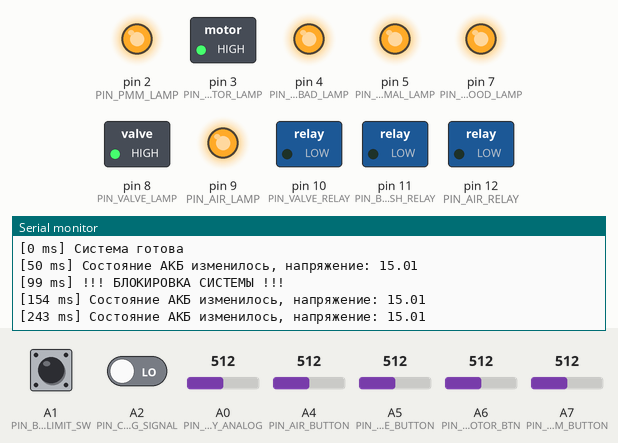
Recording of a sketch running on a simulated Arduino Nano, built with avr-gcc and run on an emulated ATmega328P. Shown: switched loads named in the sketch (green lamp = pin HIGH), output pins drawn as LEDs (lit = HIGH), the last lines printed to the serial monitor. Inputs (shaded band) come from the test bench; at power-on: A4 (PIN_AIR_BUTTON) = 512, A5 (PIN_VALVE_BUTTON) = 512, A6 (PIN_BRUSH_MOTOR_BTN) = 512, A1 (PIN_BRUSH_LIMIT_SW) LOW, A2 (PIN_CHARGING_SIGNAL) LOW, A0 (PIN_BATTERY_ANALOG) = 512, A7 (PIN_PMM_BUTTON) = 512.

Above: at 1.2 s.
1.3 s: A4 (PIN_AIR_BUTTON) set to 716
At 1.9 s:
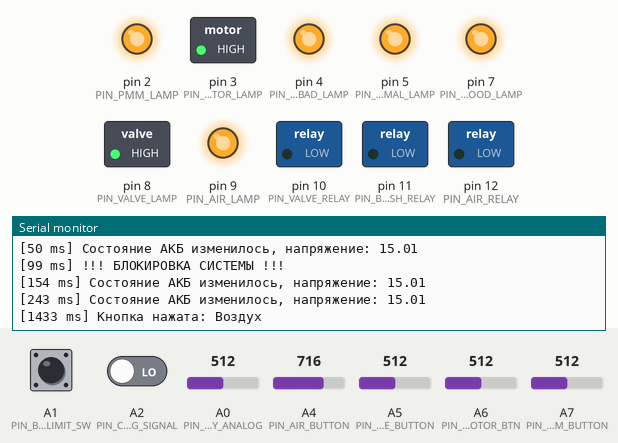
2.9 s: A5 (PIN_VALVE_BUTTON) set to 716
At 4.2 s:
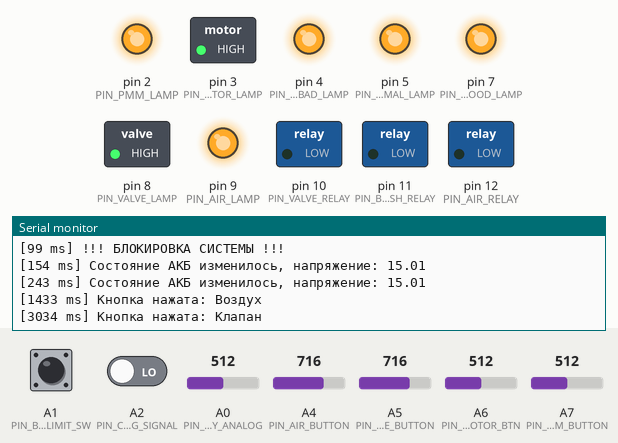
4.5 s: A6 (PIN_BRUSH_MOTOR_BTN) set to 716
At 5.6 s:
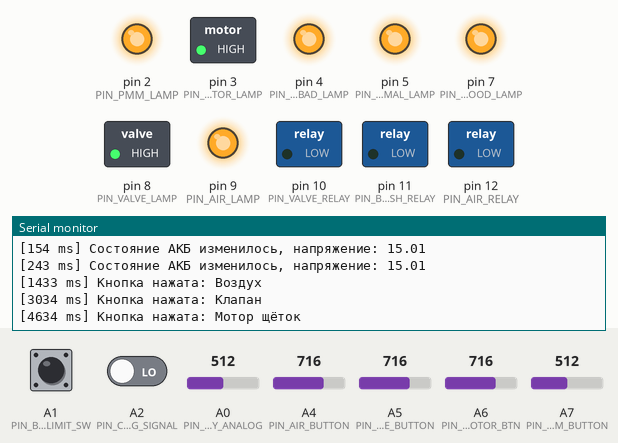
6.1 s: A1 (PIN_BRUSH_LIMIT_SW) pulled HIGH for 0.15 s
At 7.5 s:
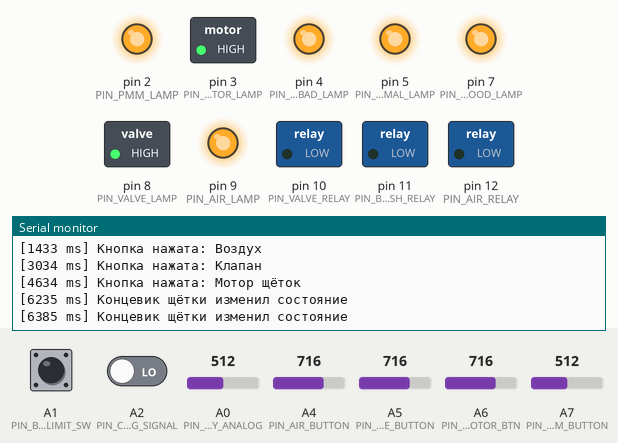
7.8 s: A2 (PIN_CHARGING_SIGNAL) driven HIGH
At 9.3 s:
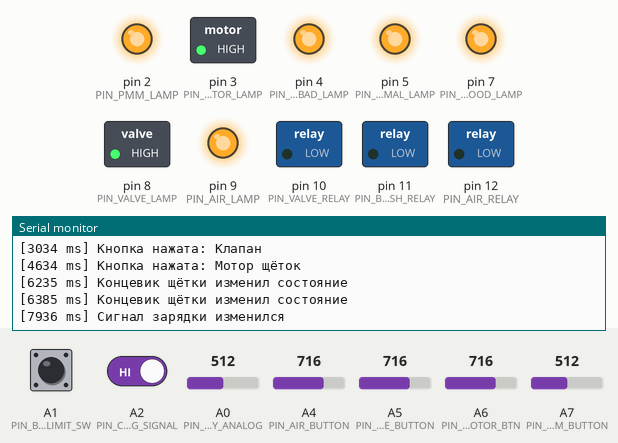

The sketch:

machine2.ino
```cpp
/*
 * Система управления машиной - Arduino Nano
 * Файл: machine2.ino
 *
 * Логика:
 * - Управление щетками (мотор), воздухом и клапаном.
 * - Мониторинг АКБ с гистерезисом и индикацией.
 * - Глобальная блокировка (низкий заряд, зарядка или выкл ПММ).
 * Входы:
 * - Кнопки (Воздух, Клапан, Мотор щёток, ПММ) читаются через analogRead(),
 *   нажатие = уровень > 512.
 * - Концевик (A1) и сигнал зарядки (A2) активны по LOW (0 = вкл).
 */

// --- Настройки логирования ---
const bool kDebugMode = true;  // Установите false, чтобы отключить логирование в Serial

// --- Определение пинов ---

// Входы
const int PIN_BATTERY_ANALOG = A0;      // Напряжение АКБ (0-30V)
const int PIN_BRUSH_LIMIT_SW = A1;      // Концевик "щётки опущены" (active LOW)
const int PIN_CHARGING_SIGNAL = A2;     // Сигнал зарядки (active LOW)
const int PIN_AIR_BUTTON = A4;          // Кнопка "Воздух" (toggle, >512 = нажата)
const int PIN_VALVE_BUTTON = A5;        // Кнопка "Клапан" (toggle, >512 = нажата)
const int PIN_BRUSH_MOTOR_BTN = A6;     // Кнопка "вкл двиг щёток" (toggle, >512)
const int PIN_PMM_BUTTON = A7;         // Кнопка "вкл ПММ" (toggle, >512)

// Выходы
const int PIN_PMM_LAMP = 2;             // Лампа "ПММ вкл"
const int PIN_BRUSH_MOTOR_LAMP = 3;     // Лампа "двигатель щёток вращается"
const int PIN_BAT_BAD_LAMP = 4;         // Лампа АКБ "Плохо"
const int PIN_BAT_NORMAL_LAMP = 5;      // Лампа АКБ "Нормально"
const int PIN_BAT_GOOD_LAMP = 7;        // Лампа АКБ "Хорошо"
const int PIN_VALVE_LAMP = 8;           // Лампа "Клапан"
const int PIN_AIR_LAMP = 9;             // Лампа "воздух"
const int PIN_VALVE_RELAY = 10;         // Реле Клапана
const int PIN_BRUSH_RELAY = 11;         // Реле Щёток (мотор)
const int PIN_AIR_RELAY = 12;           // Реле Воздуха

// --- Константы и пороги ---

const float VOLT_HIGH_THRESHOLD = 25.2;
const float VOLT_NORMAL_THRESHOLD = 23.0;
const float VOLT_LOW_THRESHOLD = 22.4;
const float HYSTERESIS = 0.3;

const unsigned long DEBOUNCE_DELAY = 50;
const unsigned long BLINK_INTERVAL = 1000;

// Фиксированный период выполнения loop (мс)
const unsigned long LOOP_PERIOD_MS = 50;

// Окно усреднения напряжения АКБ методом EMA (мс)
const unsigned long EMA_WINDOW_MS = 30000;

// Все кнопки (Воздух, Клапан, Мотор щёток, ПММ) читаются через analogRead().
// Если уровень > ANALOG_BUTTON_THRESHOLD - кнопка считается нажатой.
const int ANALOG_BUTTON_THRESHOLD = 512;

// Реле (PIN_VALVE_RELAY, PIN_BRUSH_RELAY, PIN_AIR_RELAY) работают в
// нормальной логике: LOW - выключено, HIGH - включено.
const int RELAY_ON = HIGH;
const int RELAY_OFF = LOW;

// Лампы работают в инверсной логике: LOW - включена, HIGH - выключена.
const int LAMP_ON = LOW;
const int LAMP_OFF = HIGH;

// Минимальная задержка между включением силовых выходов (реле), чтобы
// избежать скачка тока при почти одновременном нажатии кнопок.
const unsigned long MIN_STAGGER_MS = 1000;

// --- Глобальные переменные состояния ---

// Состояние АКБ
enum BatteryState { STATE_BAD, STATE_NORMAL_BLINK, STATE_NORMAL_SOLID, STATE_GOOD };
BatteryState eCurrentBatState = STATE_GOOD;
float fCurrentVoltage = 0.0;

// Флаги системы
bool bPmmOn = false;
bool bAirWanted = false;
bool bValveWanted = false;
bool bMotorWanted = false;
bool bIsBlocked = false;

// Структуры для цифровых входов (антидребезг)
struct DigitalInput {
  int iPin;
  bool bLastRawState;
  bool bStableState;
  unsigned long ulLastDebounceTime;
};

struct Button {
  int iPin;
  bool bIsAnalogPin;   // true - читать через analogRead() с порогом >512
  bool bLastRawState;
  bool bLastStableState;
  unsigned long ulLastDebounceTime;
};

DigitalInput diInputLimit = {PIN_BRUSH_LIMIT_SW, LOW, LOW, 0};
DigitalInput diInputCharging = {PIN_CHARGING_SIGNAL, LOW, LOW, 0};

Button btnAir = {PIN_AIR_BUTTON, true, LOW, LOW, 0};
Button btnValve = {PIN_VALVE_BUTTON, true, LOW, LOW, 0};
Button btnMotor = {PIN_BRUSH_MOTOR_BTN, true, LOW, LOW, 0};
Button btnPMM = {PIN_PMM_BUTTON, true, LOW, LOW, 0};

unsigned long ulLastBlinkTime = 0;
bool bBlinkToggle = false;

// Таймер фиксированного периода выполнения loop
unsigned long ulLastLoopTime = 0;

// Время последнего ВКЛЮЧЕНИЯ силового выхода (для последовательного запуска,
// чтобы не было скачка тока). Нулевое значение означает "не включалось".
unsigned long ulLastOutputOnTime = 0;
bool bPowerOutputActive = false;

// Фактическое (текущее) состояние силовых выходов, участвующих в
// последовательном запуске. Нужно, чтобы корректно отслеживать моменты
// их включения. Клапан в этот механизм не входит (см. applyPowerOutput).
bool bMotorOn = false;
bool bAirOn = false;

// --- Вспомогательные функции ---

// Логирование. Выводит метку времени (мс от запуска) перед сообщением.
void logMsg(const char* pszMsg) {
if (kDebugMode) {
  Serial.print("[");
  Serial.print(millis());
  Serial.print(" ms] ");
  Serial.println(pszMsg);
}
}

void logMsg(const char* pszMsg, float fVal) {
if (kDebugMode) {
  Serial.print("[");
  Serial.print(millis());
  Serial.print(" ms] ");
  Serial.print(pszMsg);
  Serial.println(fVal);
}
}

// Сырое чтение напряжения (без сглаживания) - для инициализации фильтра в setup()
float readVoltageRaw() {
  return (analogRead(PIN_BATTERY_ANALOG) / 1023.0) * 30.0;
}

// Коэффициент EMA - вычисляемое значение: alpha = 2 / (N + 1), где N = окно / период
const float fEmaAlpha = 2.0f / ((float)(EMA_WINDOW_MS / LOOP_PERIOD_MS) + 1.0f);

// Чтение напряжения со сглаживанием методом EMA
float readVoltage() {
  fCurrentVoltage += fEmaAlpha * (readVoltageRaw() - fCurrentVoltage);
  return fCurrentVoltage;
}

// Получение стабильного состояния для непрерывных сигналов (концевик, зарядка)
bool getStableState(DigitalInput &di) {
  bool bCurrentRaw = digitalRead(di.iPin);
  bool bOldStable = di.bStableState;

  if (bCurrentRaw != di.bLastRawState) {
    di.ulLastDebounceTime = millis();
  }

  if ((millis() - di.ulLastDebounceTime) > DEBOUNCE_DELAY) {
    di.bStableState = bCurrentRaw;
  }

  di.bLastRawState = bCurrentRaw;

  if (bOldStable != di.bStableState) {
    if (di.iPin == PIN_BRUSH_LIMIT_SW) logMsg("Концевик щётки изменил состояние");
    if (di.iPin == PIN_CHARGING_SIGNAL) logMsg("Сигнал зарядки изменился");
  }

  return di.bStableState;
}

// Антидребезг и детектирование фронта для кнопок.
// Все кнопки читаются через analogRead() и считаются нажатыми,
// если уровень > ANALOG_BUTTON_THRESHOLD.
bool checkButtonEdge(Button &b, const char* pszName) {
  bool bCurrentRaw;
  if (b.bIsAnalogPin) {
    bCurrentRaw = (analogRead(b.iPin) > ANALOG_BUTTON_THRESHOLD) ? HIGH : LOW;
  } else {
    bCurrentRaw = digitalRead(b.iPin);
  }
  bool bEdgeDetected = false;

  if (bCurrentRaw != b.bLastRawState) {
    b.ulLastDebounceTime = millis();
  }

  if ((millis() - b.ulLastDebounceTime) > DEBOUNCE_DELAY) {
    if (bCurrentRaw != b.bLastStableState) {
      if (bCurrentRaw == HIGH) {
        bEdgeDetected = true;
        char szBuf[64];
        sprintf(szBuf, "Кнопка нажата: %s", pszName);
        logMsg(szBuf);
      }
      b.bLastStableState = bCurrentRaw;
    }
  }

  b.bLastRawState = bCurrentRaw;
  return bEdgeDetected;
}

// Определение состояния АКБ с гистерезисом.
// Переход в состояние с БОЛЕЕ высоким напряжением происходит при
// пересечении границы + HYSTERESIS, переход в состояние с более
// НИЗКИМ напряжением - при пересечении границы - HYSTERESIS.
// Это исключает "мёртвые зоны" и дребезг индикации возле порогов.
void updateBatteryState() {
  BatteryState eOldState = eCurrentBatState;

  switch (eCurrentBatState) {
    case STATE_GOOD:
      if (fCurrentVoltage <= (VOLT_HIGH_THRESHOLD - HYSTERESIS)) {
        eCurrentBatState = STATE_NORMAL_SOLID;
      }
      break;

    case STATE_NORMAL_SOLID:
      if (fCurrentVoltage > (VOLT_HIGH_THRESHOLD + HYSTERESIS)) {
        eCurrentBatState = STATE_GOOD;
      } else if (fCurrentVoltage <= (VOLT_NORMAL_THRESHOLD - HYSTERESIS)) {
        eCurrentBatState = STATE_NORMAL_BLINK;
      }
      break;

    case STATE_NORMAL_BLINK:
      if (fCurrentVoltage > (VOLT_NORMAL_THRESHOLD + HYSTERESIS)) {
        eCurrentBatState = STATE_NORMAL_SOLID;
      } else if (fCurrentVoltage <= (VOLT_LOW_THRESHOLD - HYSTERESIS)) {
        eCurrentBatState = STATE_BAD;
      }
      break;

    case STATE_BAD:
      if (fCurrentVoltage > (VOLT_LOW_THRESHOLD + HYSTERESIS)) {
        eCurrentBatState = STATE_NORMAL_BLINK;
      }
      break;
  }

  if (eOldState != eCurrentBatState) {
    logMsg("Состояние АКБ изменилось, напряжение: ", fCurrentVoltage);
  }
}

// Проверка, можно ли включить силовой выход сейчас, соблюдая последовательный
// запуск (stagger). Разрешает включение только если прошло достаточно времени
// с момента последнего включения другого силового выхода.
bool canPowerOn() {
  unsigned long ulNow = millis();
  // Если какой-то силовой выход ещё активен, а с последнего включения
  // не прошло MIN_STAGGER_MS - запрещаем мгновенное включение следующего.
  if (bPowerOutputActive && (ulNow - ulLastOutputOnTime) < MIN_STAGGER_MS) {
    return false;
  }
  ulLastOutputOnTime = ulNow;
  return true;
}

// Применение состояния к силовому выходу с последовательным запуском.
// Включение (переход из выкл в вкл) задерживается, если слишком рано после
// последнего включения другого силового выхода (не прошло MIN_STAGGER_MS).
// iLampPin = -1 означает, что лампы-индикатора у выхода нет (клапан).
void applyPowerOutput(bool bDesired, bool &bActual, int iRelayPin, int iLampPin) {
  char szBuf[64];
  if (bDesired && !bActual) {
    // Желаем включить, но сейчас выключено - нужно пройти задержку запуска.
    if (!canPowerOn()) {
      return;  // ещё рано, откладываем включение до следующего цикла
    }
    bActual = true;
    digitalWrite(iRelayPin, RELAY_ON);
    if (iLampPin >= 0) digitalWrite(iLampPin, LAMP_ON);
    sprintf(szBuf, "Силовой выход включён: %d", iRelayPin);
    logMsg(szBuf);
  } else if (!bDesired && bActual) {
    // Выключаем сразу, без задержки.
    bActual = false;
    digitalWrite(iRelayPin, RELAY_OFF);
    if (iLampPin >= 0) digitalWrite(iLampPin, LAMP_OFF);
    sprintf(szBuf, "Силовой выход выключен: %d", iRelayPin);
    logMsg(szBuf);
  }
}

// --- Основной цикл ---

void setup() {
  Serial.begin(9600);
  logMsg("Запуск системы...");

  pinMode(PIN_PMM_LAMP, OUTPUT);
  pinMode(PIN_BRUSH_MOTOR_LAMP, OUTPUT);
  pinMode(PIN_BAT_BAD_LAMP, OUTPUT);
  pinMode(PIN_BAT_NORMAL_LAMP, OUTPUT);
  pinMode(PIN_BAT_GOOD_LAMP, OUTPUT);
  pinMode(PIN_VALVE_LAMP, OUTPUT);
  pinMode(PIN_AIR_LAMP, OUTPUT);
  pinMode(PIN_VALVE_RELAY, OUTPUT);
  pinMode(PIN_BRUSH_RELAY, OUTPUT);
  pinMode(PIN_AIR_RELAY, OUTPUT);

  pinMode(PIN_BRUSH_LIMIT_SW, INPUT);
  pinMode(PIN_CHARGING_SIGNAL, INPUT);
  pinMode(PIN_AIR_BUTTON, INPUT);
  pinMode(PIN_VALVE_BUTTON, INPUT);
  pinMode(PIN_BRUSH_MOTOR_BTN, INPUT);
  pinMode(PIN_PMM_BUTTON, INPUT);

  // Безопасное начальное состояние: все реле и лампы выключены.
  // Реле: RELAY_OFF (LOW). Лампы: LAMP_OFF (HIGH).
  digitalWrite(PIN_VALVE_RELAY, RELAY_OFF);
  digitalWrite(PIN_BRUSH_RELAY, RELAY_OFF);
  digitalWrite(PIN_AIR_RELAY, RELAY_OFF);
  digitalWrite(PIN_PMM_LAMP, LAMP_OFF);
  digitalWrite(PIN_BRUSH_MOTOR_LAMP, LAMP_OFF);
  digitalWrite(PIN_BAT_BAD_LAMP, LAMP_OFF);
  digitalWrite(PIN_BAT_NORMAL_LAMP, LAMP_OFF);
  digitalWrite(PIN_BAT_GOOD_LAMP, LAMP_OFF);
  digitalWrite(PIN_VALVE_LAMP, LAMP_OFF);
  digitalWrite(PIN_AIR_LAMP, LAMP_OFF);

  // Инициализация EMA-фильтра напряжения первой выборкой
  analogRead(PIN_BATTERY_ANALOG);  // холостое чтение для стабилизации АЦП
  fCurrentVoltage = readVoltageRaw();  // первая выборка - прямая инициализация, без EMA

  logMsg("Система готова");
}

void loop() {
  // Фиксированный период выполнения
  if (millis() - ulLastLoopTime < LOOP_PERIOD_MS) return;
  ulLastLoopTime = millis();

  fCurrentVoltage = readVoltage();
  // PIN_CHARGING_SIGNAL и PIN_BRUSH_LIMIT_SW активны по LOW (0 = вкл).
  bool bIsCharging = !getStableState(diInputCharging);
  bool bBrushesLowered = !getStableState(diInputLimit);

  updateBatteryState();

  // Пока идёт зарядка, ПММ принудительно выключена и кнопка включения не действует.
  if (bIsCharging) {
    if (bPmmOn) {
      bPmmOn = false;
      bAirWanted = false; bValveWanted = false; bMotorWanted = false;
      logMsg("ПММ выключена (идёт зарядка)");
    }
  } else if (checkButtonEdge(btnPMM, "ПММ")) {
    bPmmOn = !bPmmOn;
    logMsg(bPmmOn ? "ПММ ВКЛ" : "ПММ ВЫКЛ");
    if (!bPmmOn) {
      bAirWanted = false; bValveWanted = false; bMotorWanted = false;
    }
  }

  if (checkButtonEdge(btnAir, "Воздух")) {
    if (!bIsBlocked) {
      bAirWanted = !bAirWanted;
      logMsg("Запрос воздуха");
    }
  }

  if (checkButtonEdge(btnValve, "Клапан")) {
    if (!bIsBlocked) {
      bValveWanted = !bValveWanted;
      logMsg("Запрос клапана");
    }
  }

  if (checkButtonEdge(btnMotor, "Мотор щёток")) {
    if (!bIsBlocked && bBrushesLowered) {
      bMotorWanted = !bMotorWanted;
      logMsg("Запрос мотора щёток");
    }
  }

  bool bOldIsBlocked = bIsBlocked;
  bIsBlocked = (eCurrentBatState == STATE_BAD || bIsCharging || !bPmmOn);

  if (bOldIsBlocked != bIsBlocked) {
    if (bIsBlocked) {
      logMsg("!!! БЛОКИРОВКА СИСТЕМЫ !!!");
      bAirWanted = false; bValveWanted = false; bMotorWanted = false;
    } else {
      logMsg("Блокировка снята");
    }
  }

  if (bMotorWanted && !bBrushesLowered) {
    bMotorWanted = false;
    logMsg("Мотор выключен (щётки подняты)");
  }

  // Итоговое состояние выходов пересчитывается с явной проверкой блокировки
  // и условий безопасности (defense-in-depth), а не только на основе флагов
  // *Wanted, которые уже должны быть сброшены выше по логике.
  // Важно: реле активны по HIGH (RELAY_ON), лампы активны по LOW (LAMP_ON).

  // Включение силовых реле (мотор щёток, воздух) выполняется
  // последовательно с задержкой MIN_STAGGER_MS, чтобы избежать скачка тока
  // при почти одновременном нажатии кнопок.
  bool bMotorDesired = (bMotorWanted && !bIsBlocked && bBrushesLowered);
  // applyPowerOutput(bMotorDesired, bMotorOn, PIN_BRUSH_RELAY, PIN_BRUSH_MOTOR_LAMP);
  digitalWrite(PIN_BRUSH_RELAY, bMotorDesired ? RELAY_ON : RELAY_OFF);
  digitalWrite(PIN_BRUSH_MOTOR_LAMP, bMotorDesired ? LAMP_ON : LAMP_OFF);

  bool bAirDesired = (bAirWanted && !bIsBlocked);
  // applyPowerOutput(bAirDesired, bAirOn, PIN_AIR_RELAY, PIN_AIR_LAMP);
  digitalWrite(PIN_AIR_RELAY, bAirDesired ? RELAY_ON : RELAY_OFF);
  digitalWrite(PIN_AIR_LAMP, bAirDesired ? LAMP_ON : LAMP_OFF);

  // Клапан потребляет мало тока, поэтому включается СРАЗУ, без задержки
  // и не участвует в последовательном запуске мотор/воздух.
  bool bValveDesired = (bValveWanted && !bIsBlocked && bBrushesLowered);
  digitalWrite(PIN_VALVE_RELAY, bValveDesired ? RELAY_ON : RELAY_OFF);
  digitalWrite(PIN_VALVE_LAMP, bValveDesired ? LAMP_ON : LAMP_OFF);

  // Флаг активности силовых выходов обновляется ПОСЛЕ применения их состояний,
  // чтобы canPowerOn() правильно определял момент последнего включения.
  bPowerOutputActive = (bMotorOn || bAirOn);

  digitalWrite(PIN_PMM_LAMP, bPmmOn ? LAMP_ON : LAMP_OFF);

  if (bPmmOn) {
    digitalWrite(PIN_BAT_BAD_LAMP, (eCurrentBatState == STATE_BAD) ? LAMP_ON : LAMP_OFF);
    digitalWrite(PIN_BAT_GOOD_LAMP, (eCurrentBatState == STATE_GOOD) ? LAMP_ON : LAMP_OFF);

    if (eCurrentBatState == STATE_NORMAL_SOLID) {
      digitalWrite(PIN_BAT_NORMAL_LAMP, LAMP_ON);
    } else if (eCurrentBatState == STATE_NORMAL_BLINK) {
      if (millis() - ulLastBlinkTime >= BLINK_INTERVAL) {
        ulLastBlinkTime = millis();
        bBlinkToggle = !bBlinkToggle;
      }
      digitalWrite(PIN_BAT_NORMAL_LAMP, bBlinkToggle ? LAMP_ON : LAMP_OFF);
    } else {
      digitalWrite(PIN_BAT_NORMAL_LAMP, LAMP_OFF);
    }
  }
  else {
    digitalWrite(PIN_BAT_BAD_LAMP, LAMP_OFF);
    digitalWrite(PIN_BAT_GOOD_LAMP, LAMP_OFF);
    digitalWrite(PIN_BAT_NORMAL_LAMP, LAMP_OFF);
  }
}
```

Measured:
- after the input at 1.3 s, the serial monitor: prints a new line after 0.13 s (image 1)
- after the input at 2.9 s, the serial monitor: prints a new line after 0.13 s (image 2)
- after the input at 4.5 s, the serial monitor: prints a new line after 0.14 s (image 3)
- after the input at 6.1 s, the serial monitor: prints a new line after 0.14 s (image 4)
- after the input at 7.8 s, the serial monitor: prints a new line after 0.14 s (image 5)
